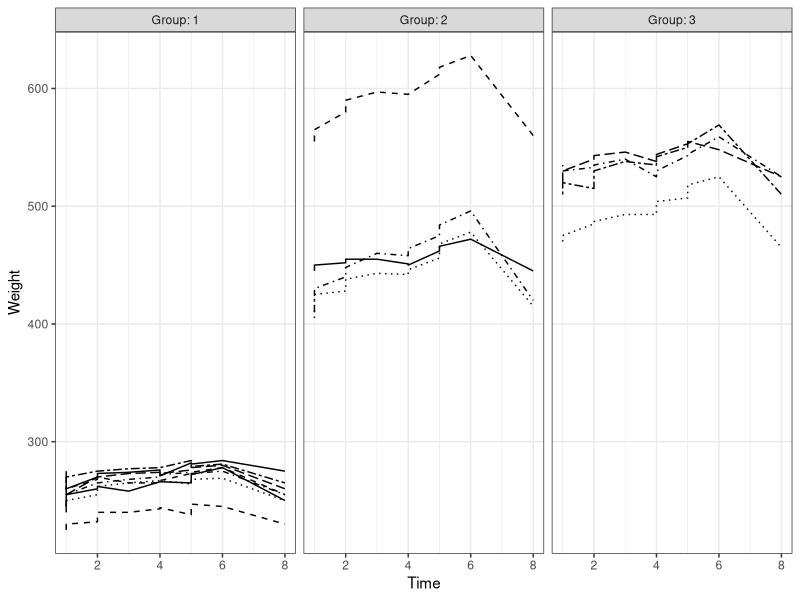
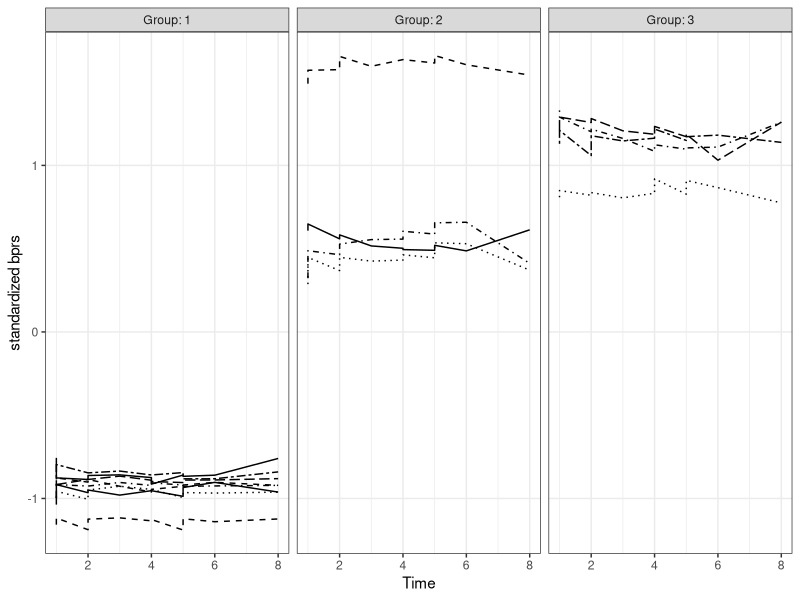
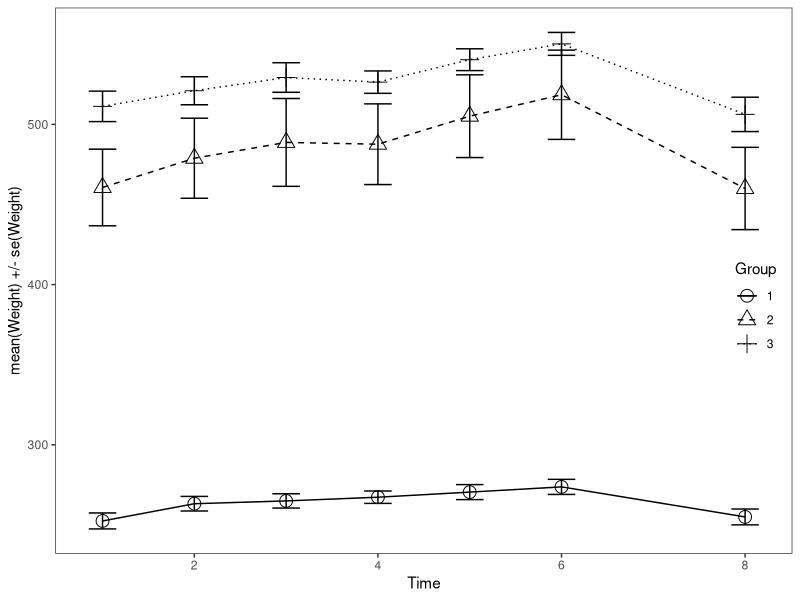
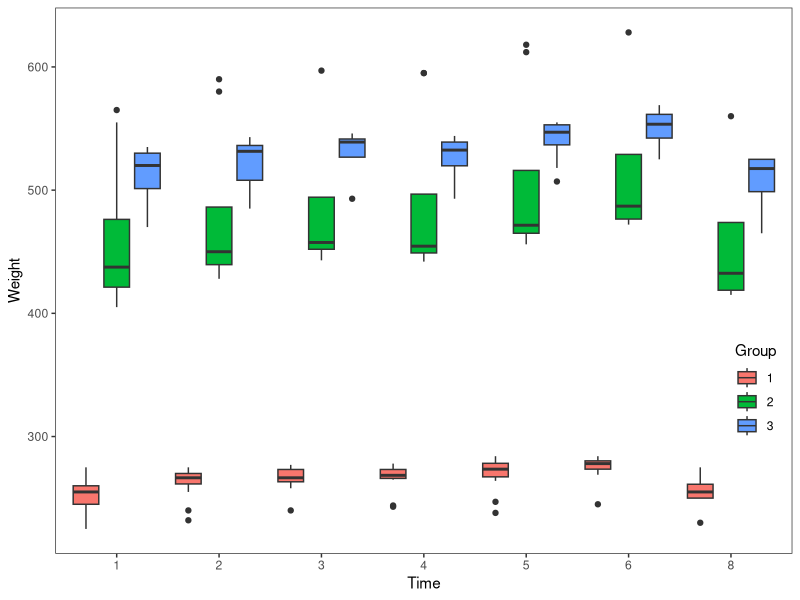
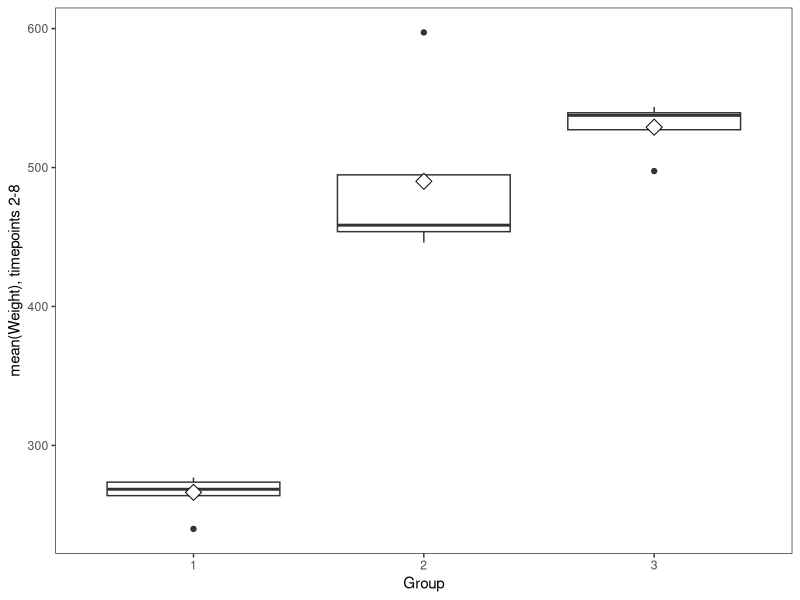
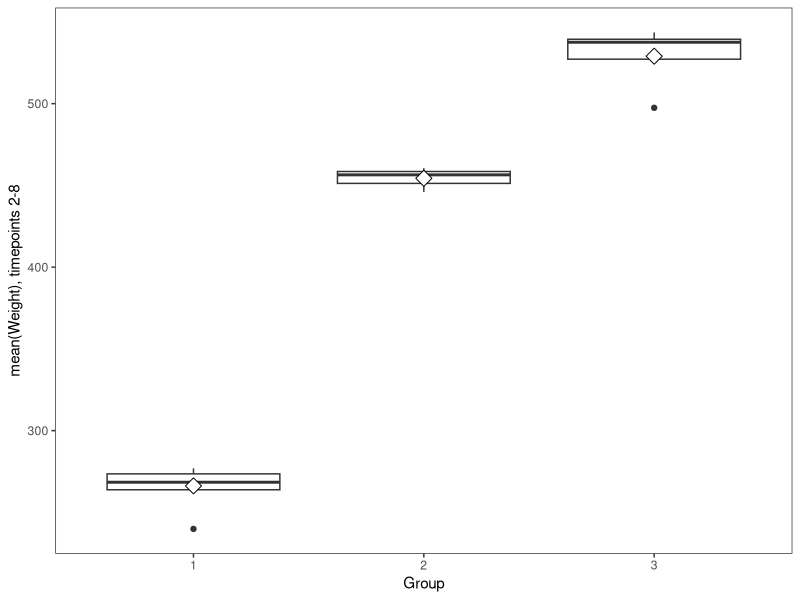
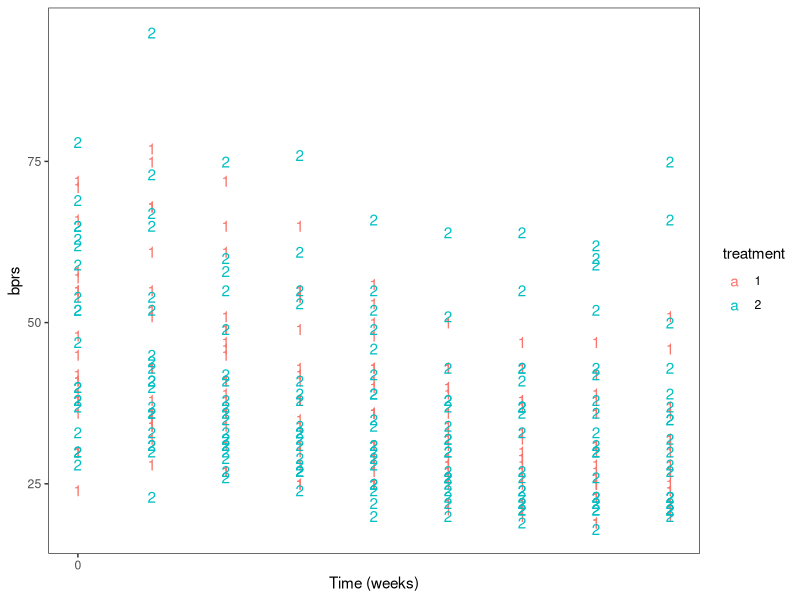
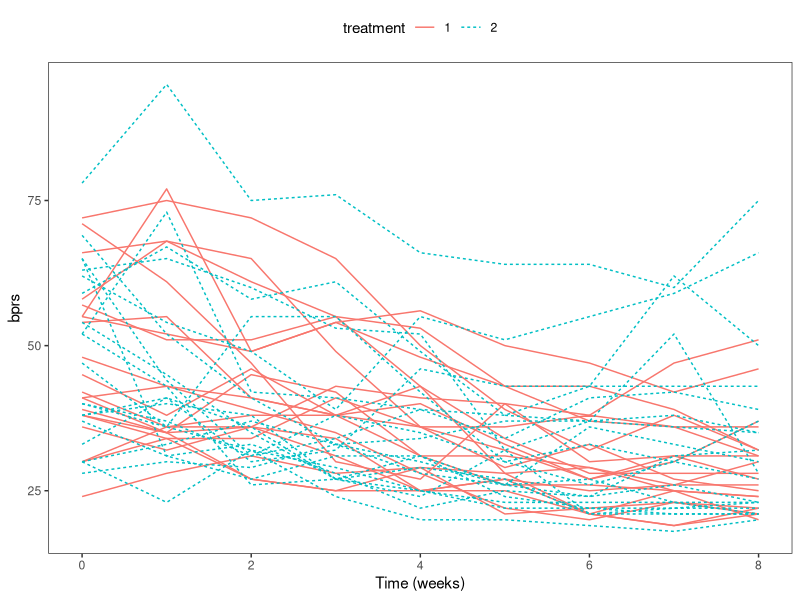

Generate these figures, in order, with R:
## ---- chunk 1
library(tidyr); library(dplyr); library(ggplot2)
## ---- chunk 2
RATS <- read.csv("./data/RATSL.csv", header=TRUE)
RATS$ID <- factor(RATS$ID)
RATS$Group <- factor(RATS$Group)
## ---- chunk 3
p1 <- ggplot(RATS, aes(x = Time, y = Weight, linetype = ID))
p2 <- p1 + geom_line() + scale_linetype_manual(values = rep(1:10, times=4))
p3 <- p2 + facet_grid(. ~ Group, labeller = label_both)
p4 <- p3 + theme_bw() + theme(legend.position = "none")
p5 <- p4 + theme(panel.grid.minor.y = element_blank())
p6 <- p5 + scale_y_continuous(limits = c(min(RATS$Weight), max(RATS$Weight)))
p6
## ---- chunk 4
RATS <- RATS %>%
  group_by(Time) %>%
  mutate( stdWeight = (Weight - mean(Weight))/sd(Weight) ) %>%
  ungroup()

p1 <- ggplot(RATS, aes(x = Time, y = stdWeight, linetype = ID))
p2 <- p1 + geom_line() + scale_linetype_manual(values = rep(1:10, times=4))
p3 <- p2 + facet_grid(. ~ Group, labeller = label_both)
p4 <- p3 + theme_bw() + theme(legend.position = "none")
p5 <- p4 + theme(panel.grid.minor.y = element_blank())
p6 <- p5 + scale_y_continuous(name = "standardized bprs")
p6

## ---- chunk 5
# Number of weeks, baseline (week 0) included:
n <- RATS$Time %>% unique() %>% length()

# Make a summary data:
RATSS <- RATS %>%
  group_by(Group, Time) %>%
  summarise( mean=mean(Weight), se=sd(Weight)/sqrt(n) ) %>%
  ungroup()

p1 <- ggplot(RATSS, aes(x = Time, y = mean, linetype = Group, shape = Group))
p2 <- p1 + geom_line() + scale_linetype_manual(values = c(1,2,3))
p3 <- p2 + geom_point(size=4) + scale_shape_manual(values = c(1,2,3))
p4 <- p3 + geom_errorbar(aes(ymin=mean-se, ymax=mean+se, linetype="1"), width=0.3)
p5 <- p4 + theme_bw() + theme(panel.grid.major = element_blank(), panel.grid.minor = element_blank())
p6 <- p5 + theme(legend.position = c(0.95,0.45))
p7 <- p6 + scale_y_continuous(name = "mean(Weight) +/- se(Weight)")
p7
## ---- chunk 6
p1 <- ggplot(RATS, aes(x = factor(Time), y = Weight, fill = Group))
p2 <- p1 + geom_boxplot(position = position_dodge(width = 0.9))
p3 <- p2 + theme_bw() + theme(panel.grid.major = element_blank(), panel.grid.minor = element_blank())
p4 <- p3 + theme(legend.position = c(0.95,0.30))
p5 <- p4 + scale_x_discrete(name = "Time")
p5
## ---- chunk 7
# Make a summary data of the diet timepoints (2-8)
RATS8S <- RATS %>%
  filter(Time > 1) %>%
  group_by(Group, ID) %>%
  summarise( mean=mean(Weight) ) %>%
  ungroup()

glimpse(RATS8S)

p1 <- ggplot(RATS8S, aes(x = Group, y = mean))
p2 <- p1 + geom_boxplot()
p3 <- p2 + theme_bw() + theme(panel.grid.major = element_blank(), panel.grid.minor = element_blank())
p4 <- p3 + stat_summary(fun.y = "mean", geom = "point", shape=23, size=4, fill = "white")
p5 <- p4 + scale_y_continuous(name = "mean(Weight), timepoints 2-8")
p5
## ---- chunk 8
RATS8S1 <- RATS8S %>%
  filter(mean < 590)

p1 <- ggplot(RATS8S1, aes(x = Group, y = mean))
p2 <- p1 + geom_boxplot()
p3 <- p2 + theme_bw() + theme(panel.grid.major = element_blank(), panel.grid.minor = element_blank())
p4 <- p3 + stat_summary(fun.y = "mean", geom = "point", shape=23, size=4, fill = "white")
p5 <- p4 + scale_y_continuous(name = "mean(Weight), timepoints 2-8")
p5
## ---- chunk 9
# Add the baseline from the original data as a new variable to the summary data:
rats_orig <- read.table('./data/RATS_orig.txt', sep  ="\t", header = T) ## load data in wide form
baseline <- rats_orig$WD1

RATS8S2 <- RATS8S %>%
  mutate(baseline)

# Fit the ANCOVA model and see the results:
fit <- lm(mean ~ baseline + Group, data = RATS8S2)
summary(fit)
anova(fit)
## ---- chunk 10
BPRS <- read.csv("./data/BPRSL.csv", header=TRUE)
BPRS$subject <- factor(BPRS$subject)
BPRS$treatment <- factor(BPRS$treatment)

BPRS$ind_subject <- with(BPRS, interaction(subject, treatment))
## ---- chunk 11
p1 <- ggplot(BPRS, aes(x = week, y = bprs, group = treatment))
p2 <- p1 + geom_text(aes(label = treatment, col=treatment))
p3 <- p2 + scale_x_continuous(name = "Time (weeks)", breaks = seq(0, 60, 10))
p4 <- p3 + scale_y_continuous(name = "bprs")
p5 <- p4 + theme_bw()
p6 <- p5 + theme(panel.grid.major = element_blank(), panel.grid.minor = element_blank())
p6
## ---- chunk 12
p1 <- ggplot(BPRS, aes(x = week, y = bprs, group=ind_subject))
p2 <- p1 + geom_line(aes(linetype = treatment, col=treatment))
p3 <- p2 + scale_x_continuous(name = "Time (weeks)")
p4 <- p3 + scale_y_continuous(name = "bprs")
p5 <- p4 + theme_bw() + theme(legend.position = "top")
p6 <- p5 + theme(panel.grid.major = element_blank(), panel.grid.minor = element_blank())
p6
## ---- chunk 13
BPRS_reg <- lm(bprs ~ week + treatment, data = BPRS)
summary(BPRS_reg)
## ---- chunk 14
library("lme4")
BPRS_ref <- lmer(bprs ~ week + treatment+ (1 | ind_subject), data = BPRS, REML = FALSE)
summary(BPRS_ref)

